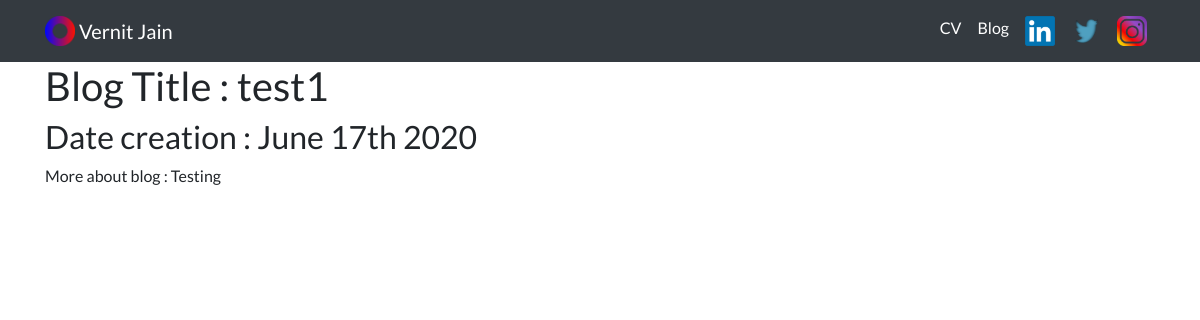
Page /blog/1/ on the committed database.
### blog/models.py (models this page shows, shortened)
class Blog(models.Model):
    title = models.CharField(max_length=200)
    description = models.TextField()
    date = models.DateField()

### blog/views.py (the view)
# urls.py: path('<int:blog_id>/', views.detail, name='detail'),
def detail(request, blog_id):
    blog = get_object_or_404(Blog, pk=blog_id)
    return render(request, 'blog/detail.html',{'blog':blog})

### blog/templates/blog/detail.html
{% extends 'portfolio/base.html' %}
{% block content %}
<div class="container">
  <h1>Blog Title : {{ blog.title }}</h1>
  <h2>Date creation : {{blog.date|date:'F jS Y'}}</h2>
  More about blog : {{blog.description}}
</div>
{% endblock %}

### portfolio/static/portfolio/css/custom.css (style rules this page uses)
body { font-family: 'Lato', sans-serif; }

### rows in the picture
Blog: title "test1", date "June 17th 2020", description "Testing"
